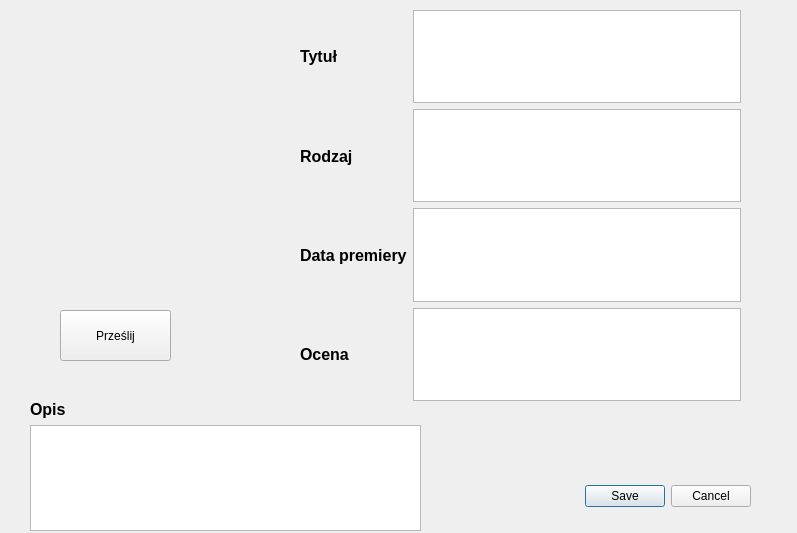
<?xml version="1.0" encoding="UTF-8"?>
<ui version="4.0">
 <class>newForm</class>
 <widget class="QDialog" name="newForm">
  <property name="geometry">
   <rect>
    <x>0</x>
    <y>0</y>
    <width>797</width>
    <height>533</height>
   </rect>
  </property>
  <property name="windowTitle">
   <string>New Form</string>
  </property>
  <widget class="QDialogButtonBox" name="Dodaj">
   <property name="geometry">
    <rect>
     <x>550</x>
     <y>480</y>
     <width>201</width>
     <height>32</height>
    </rect>
   </property>
   <property name="orientation">
    <enum>Qt::Horizontal</enum>
   </property>
   <property name="standardButtons">
    <set>QDialogButtonBox::Cancel|QDialogButtonBox::Save</set>
   </property>
  </widget>
  <widget class="QPushButton" name="pushButton">
   <property name="geometry">
    <rect>
     <x>60</x>
     <y>310</y>
     <width>111</width>
     <height>51</height>
    </rect>
   </property>
   <property name="text">
    <string>Prześlij</string>
   </property>
  </widget>
  <widget class="QWidget" name="verticalLayoutWidget_3">
   <property name="geometry">
    <rect>
     <x>30</x>
     <y>400</y>
     <width>391</width>
     <height>131</height>
    </rect>
   </property>
   <layout class="QVBoxLayout" name="verticalLayout_3">
    <item>
     <widget class="QLabel" name="label_7">
      <property name="font">
       <font>
        <pointsize>12</pointsize>
        <weight>75</weight>
        <bold>true</bold>
       </font>
      </property>
      <property name="text">
       <string>Opis</string>
      </property>
     </widget>
    </item>
    <item>
     <widget class="QTextEdit" name="Description_form"/>
    </item>
   </layout>
  </widget>
  <widget class="QLabel" name="label_pic">
   <property name="geometry">
    <rect>
     <x>20</x>
     <y>10</y>
     <width>201</width>
     <height>291</height>
    </rect>
   </property>
   <property name="text">
    <string/>
   </property>
  </widget>
  <widget class="QWidget" name="layoutWidget">
   <property name="geometry">
    <rect>
     <x>300</x>
     <y>10</y>
     <width>441</width>
     <height>391</height>
    </rect>
   </property>
   <layout class="QHBoxLayout" name="horizontalLayout">
    <item>
     <layout class="QVBoxLayout" name="verticalLayout_2">
      <property name="sizeConstraint">
       <enum>QLayout::SetDefaultConstraint</enum>
      </property>
      <item>
       <widget class="QLabel" name="label">
        <property name="font">
         <font>
          <pointsize>12</pointsize>
          <weight>75</weight>
          <bold>true</bold>
         </font>
        </property>
        <property name="lineWidth">
         <number>1</number>
        </property>
        <property name="text">
         <string>Tytuł</string>
        </property>
       </widget>
      </item>
      <item>
       <widget class="QLabel" name="label_3">
        <property name="font">
         <font>
          <pointsize>12</pointsize>
          <weight>75</weight>
          <bold>true</bold>
         </font>
        </property>
        <property name="text">
         <string>Rodzaj</string>
        </property>
       </widget>
      </item>
      <item>
       <widget class="QLabel" name="label_4">
        <property name="font">
         <font>
          <pointsize>12</pointsize>
          <weight>75</weight>
          <bold>true</bold>
         </font>
        </property>
        <property name="text">
         <string>Data premiery</string>
        </property>
       </widget>
      </item>
      <item>
       <widget class="QLabel" name="label_6">
        <property name="font">
         <font>
          <pointsize>12</pointsize>
          <weight>75</weight>
          <bold>true</bold>
         </font>
        </property>
        <property name="text">
         <string>Ocena</string>
        </property>
       </widget>
      </item>
     </layout>
    </item>
    <item>
     <layout class="QVBoxLayout" name="verticalLayout">
      <property name="sizeConstraint">
       <enum>QLayout::SetDefaultConstraint</enum>
      </property>
      <item>
       <widget class="QTextEdit" name="Title_form">
        <property name="frameShape">
         <enum>QFrame::StyledPanel</enum>
        </property>
       </widget>
      </item>
      <item>
       <widget class="QTextEdit" name="Type_form"/>
      </item>
      <item>
       <widget class="QTextEdit" name="Date_form"/>
      </item>
      <item>
       <widget class="QTextEdit" name="Rating_form"/>
      </item>
     </layout>
    </item>
   </layout>
  </widget>
 </widget>
 <resources/>
 <connections>
  <connection>
   <sender>Dodaj</sender>
   <signal>accepted()</signal>
   <receiver>newForm</receiver>
   <slot>accept()</slot>
   <hints>
    <hint type="sourcelabel">
     <x>248</x>
     <y>254</y>
    </hint>
    <hint type="destinationlabel">
     <x>157</x>
     <y>274</y>
    </hint>
   </hints>
  </connection>
  <connection>
   <sender>Dodaj</sender>
   <signal>rejected()</signal>
   <receiver>newForm</receiver>
   <slot>reject()</slot>
   <hints>
    <hint type="sourcelabel">
     <x>316</x>
     <y>260</y>
    </hint>
    <hint type="destinationlabel">
     <x>286</x>
     <y>274</y>
    </hint>
   </hints>
  </connection>
 </connections>
</ui>
